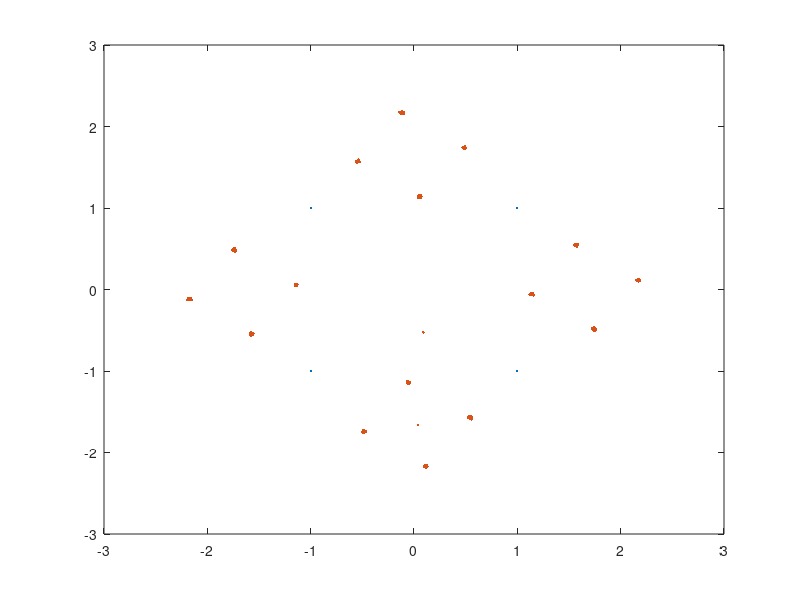

The MATLAB script that drew this image: (Note: this script raises an error after producing the figure.)
clear;
close all;
Ls=1000;
SNR_dB=40;
P=1;
multipath=2;

signal_r=2*(rand([Ls,1])>0.5)-1;
signal_i=2*(rand([Ls,1])>0.5)-1;
QPSK=signal_r+1i*signal_i;
Es=((QPSK)' *(QPSK) ) / Ls;
N0=Es/10^(SNR_dB/10);
h=sqrt(P/2)*(randn(1,multipath)+1i*randn(1,multipath));
fading=conv(QPSK , h);
noise=sqrt(N0/4)*( randn(length(fading),1)+1i*randn(length(fading),1) );
received = fading+noise;


figure();
plot(QPSK,'.'); hold on
plot(received,'.');
figure();
prod= randn(1,multipath)
[f,xi] = ksdensity(h);
plot(xi,f);